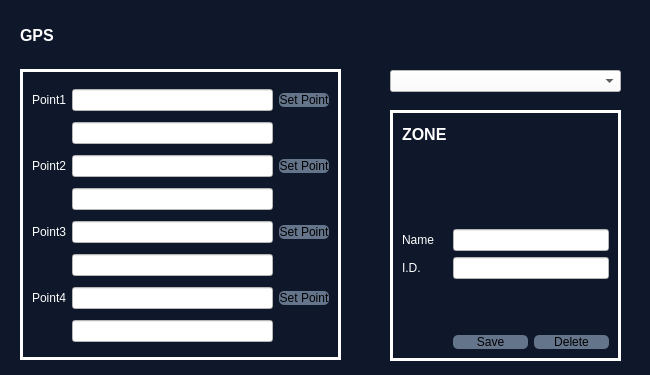
<?xml version="1.0" encoding="UTF-8"?>
<ui version="4.0">
 <class>Form</class>
 <widget class="QWidget" name="Form">
  <property name="geometry">
   <rect>
    <x>0</x>
    <y>0</y>
    <width>650</width>
    <height>375</height>
   </rect>
  </property>
  <property name="windowTitle">
   <string>Form</string>
  </property>
  <property name="styleSheet">
   <string notr="true">QWidget{background-color: rgb(15, 23, 42);} QLabel{color:white}</string>
  </property>
  <widget class="QGroupBox" name="groupBox_3">
   <property name="geometry">
    <rect>
     <x>20</x>
     <y>69</y>
     <width>321</width>
     <height>291</height>
    </rect>
   </property>
   <property name="minimumSize">
    <size>
     <width>0</width>
     <height>50</height>
    </size>
   </property>
   <property name="styleSheet">
    <string notr="true">QGroupBox{ border:3px solid white; }</string>
   </property>
   <property name="title">
    <string/>
   </property>
   <layout class="QGridLayout" name="gridLayout">
    <item row="2" column="2">
     <widget class="QPushButton" name="pushButton_2">
      <property name="styleSheet">
       <string notr="true">background-color: #64748b; border-radius: 5px;</string>
      </property>
      <property name="text">
       <string>Set Point</string>
      </property>
     </widget>
    </item>
    <item row="4" column="0">
     <widget class="QLabel" name="label_3">
      <property name="text">
       <string>Point3</string>
      </property>
     </widget>
    </item>
    <item row="6" column="2">
     <widget class="QPushButton" name="pushButton_4">
      <property name="styleSheet">
       <string notr="true">background-color: #64748b; border-radius: 5px;</string>
      </property>
      <property name="text">
       <string>Set Point</string>
      </property>
     </widget>
    </item>
    <item row="3" column="1">
     <widget class="QLineEdit" name="piont2Edit_2">
      <property name="styleSheet">
       <string notr="true">background-color:white;</string>
      </property>
     </widget>
    </item>
    <item row="4" column="2">
     <widget class="QPushButton" name="pushButton_3">
      <property name="styleSheet">
       <string notr="true">background-color: #64748b; border-radius: 5px;</string>
      </property>
      <property name="text">
       <string>Set Point</string>
      </property>
     </widget>
    </item>
    <item row="0" column="2">
     <widget class="QPushButton" name="pushButton">
      <property name="styleSheet">
       <string notr="true">background-color: #64748b; border-radius: 5px;</string>
      </property>
      <property name="text">
       <string>Set Point</string>
      </property>
     </widget>
    </item>
    <item row="6" column="0">
     <widget class="QLabel" name="label_4">
      <property name="text">
       <string>Point4</string>
      </property>
     </widget>
    </item>
    <item row="0" column="0">
     <widget class="QLabel" name="label">
      <property name="text">
       <string>Point1</string>
      </property>
     </widget>
    </item>
    <item row="4" column="1">
     <widget class="QLineEdit" name="piont3Edit">
      <property name="styleSheet">
       <string notr="true">background-color:white;</string>
      </property>
     </widget>
    </item>
    <item row="2" column="0">
     <widget class="QLabel" name="label_2">
      <property name="text">
       <string>Point2</string>
      </property>
     </widget>
    </item>
    <item row="2" column="1">
     <widget class="QLineEdit" name="piont2Edit">
      <property name="styleSheet">
       <string notr="true">background-color:white;</string>
      </property>
     </widget>
    </item>
    <item row="0" column="1">
     <widget class="QLineEdit" name="piont1Edit">
      <property name="styleSheet">
       <string notr="true">background-color:white;</string>
      </property>
     </widget>
    </item>
    <item row="6" column="1">
     <widget class="QLineEdit" name="piont4Edit">
      <property name="styleSheet">
       <string notr="true">background-color:white;</string>
      </property>
     </widget>
    </item>
    <item row="1" column="1">
     <widget class="QLineEdit" name="piont1Edit_2">
      <property name="styleSheet">
       <string notr="true">background-color:white;</string>
      </property>
     </widget>
    </item>
    <item row="5" column="1">
     <widget class="QLineEdit" name="piont3Edit_2">
      <property name="styleSheet">
       <string notr="true">background-color:white;</string>
      </property>
     </widget>
    </item>
    <item row="7" column="1">
     <widget class="QLineEdit" name="piont4Edit_2">
      <property name="styleSheet">
       <string notr="true">background-color:white;</string>
      </property>
     </widget>
    </item>
   </layout>
  </widget>
  <widget class="QLabel" name="label_5">
   <property name="geometry">
    <rect>
     <x>20</x>
     <y>20</y>
     <width>421</width>
     <height>31</height>
    </rect>
   </property>
   <property name="font">
    <font>
     <pointsize>12</pointsize>
     <weight>75</weight>
     <bold>true</bold>
    </font>
   </property>
   <property name="text">
    <string>GPS </string>
   </property>
  </widget>
  <widget class="QGroupBox" name="groupBox_4">
   <property name="geometry">
    <rect>
     <x>390</x>
     <y>110</y>
     <width>231</width>
     <height>251</height>
    </rect>
   </property>
   <property name="minimumSize">
    <size>
     <width>0</width>
     <height>50</height>
    </size>
   </property>
   <property name="styleSheet">
    <string notr="true">QGroupBox{ border:3px solid white; }</string>
   </property>
   <property name="title">
    <string/>
   </property>
   <layout class="QGridLayout" name="gridLayout_2">
    <item row="4" column="1">
     <spacer name="verticalSpacer">
      <property name="orientation">
       <enum>Qt::Vertical</enum>
      </property>
      <property name="sizeType">
       <enum>QSizePolicy::Fixed</enum>
      </property>
      <property name="sizeHint" stdset="0">
       <size>
        <width>20</width>
        <height>50</height>
       </size>
      </property>
     </spacer>
    </item>
    <item row="5" column="1">
     <layout class="QHBoxLayout" name="horizontalLayout">
      <item>
       <widget class="QPushButton" name="saveBtn">
        <property name="styleSheet">
         <string notr="true">background-color: #64748b; border-radius: 5px;</string>
        </property>
        <property name="text">
         <string>Save</string>
        </property>
       </widget>
      </item>
      <item>
       <widget class="QPushButton" name="deleteBtn">
        <property name="styleSheet">
         <string notr="true">background-color: #64748b; border-radius: 5px;</string>
        </property>
        <property name="text">
         <string>Delete</string>
        </property>
       </widget>
      </item>
     </layout>
    </item>
    <item row="0" column="0">
     <widget class="QLabel" name="label_6">
      <property name="sizePolicy">
       <sizepolicy hsizetype="Preferred" vsizetype="Fixed">
        <horstretch>0</horstretch>
        <verstretch>0</verstretch>
       </sizepolicy>
      </property>
      <property name="font">
       <font>
        <pointsize>12</pointsize>
        <weight>75</weight>
        <bold>true</bold>
       </font>
      </property>
      <property name="text">
       <string>ZONE</string>
      </property>
     </widget>
    </item>
    <item row="3" column="1">
     <widget class="QLineEdit" name="idEdit">
      <property name="styleSheet">
       <string notr="true">background-color:white;</string>
      </property>
      <property name="readOnly">
       <bool>true</bool>
      </property>
     </widget>
    </item>
    <item row="3" column="0">
     <widget class="QLabel" name="label_7">
      <property name="text">
       <string>I.D.</string>
      </property>
     </widget>
    </item>
    <item row="2" column="1">
     <widget class="QLineEdit" name="nameEdit">
      <property name="styleSheet">
       <string notr="true">background-color:white;</string>
      </property>
     </widget>
    </item>
    <item row="1" column="1">
     <spacer name="verticalSpacer_2">
      <property name="orientation">
       <enum>Qt::Vertical</enum>
      </property>
      <property name="sizeHint" stdset="0">
       <size>
        <width>20</width>
        <height>40</height>
       </size>
      </property>
     </spacer>
    </item>
    <item row="2" column="0">
     <widget class="QLabel" name="label_8">
      <property name="text">
       <string>Name</string>
      </property>
     </widget>
    </item>
   </layout>
  </widget>
  <widget class="QComboBox" name="ZoneCombo">
   <property name="geometry">
    <rect>
     <x>390</x>
     <y>70</y>
     <width>231</width>
     <height>22</height>
    </rect>
   </property>
   <property name="styleSheet">
    <string notr="true">background-color:white;</string>
   </property>
  </widget>
 </widget>
 <resources/>
 <connections/>
</ui>
